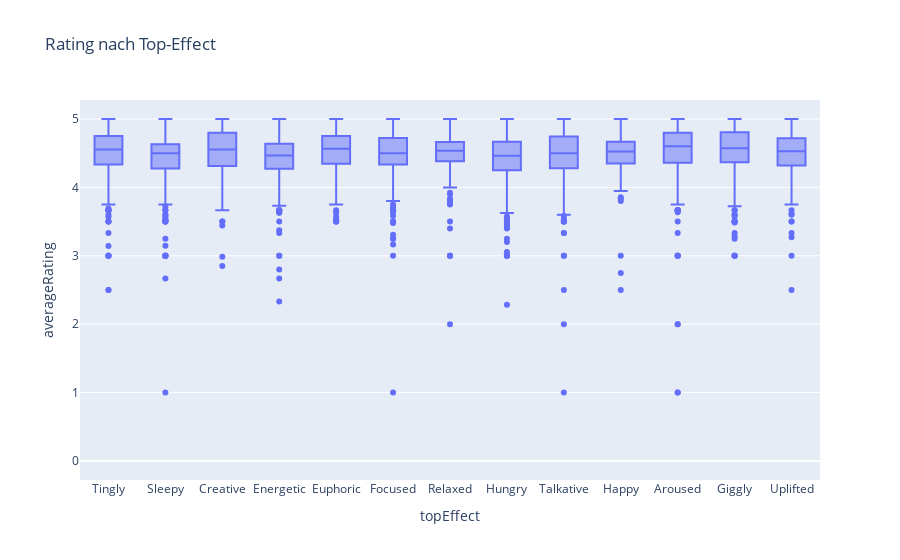

Write notebook code for a chart like this one.
### Code cell
# Durschn. Rating nach bestem Effekt

fig = px.box(strains, x='topEffect', y='averageRating', title="Rating nach Top-Effect")
fig.show()

### Figure 1 — Plotly figure (JSON) as saved in the notebook; plotly's stock layout.template omitted (floating-point values rounded to 4 significant figures; data arrays with more than 128 entries replaced by an {"elided": "..."} marker saying what was removed)
{"data": [{"alignmentgroup": "True", "hovertemplate": "topEffect=%{x}<br>averageRating=%{y}<extra></extra>", "legendgroup": "", "marker": {"color": "#636efa"}, "name": "", "notched": false, "offsetgroup": "", "orientation": "v", "showlegend": false, "type": "box", "x": {"elided": "8492 str values"}, "x0": " ", "xaxis": "x", "y": {"elided": "8492 float values"}, "y0": " ", "yaxis": "y"}], "layout": {"boxmode": "group", "legend": {"tracegroupgap": 0}, "title": {"text": "Rating nach Top-Effect"}, "xaxis": {"anchor": "y", "domain": [0, 1], "title": {"text": "topEffect"}}, "yaxis": {"anchor": "x", "domain": [0, 1], "title": {"text": "averageRating"}}}}
